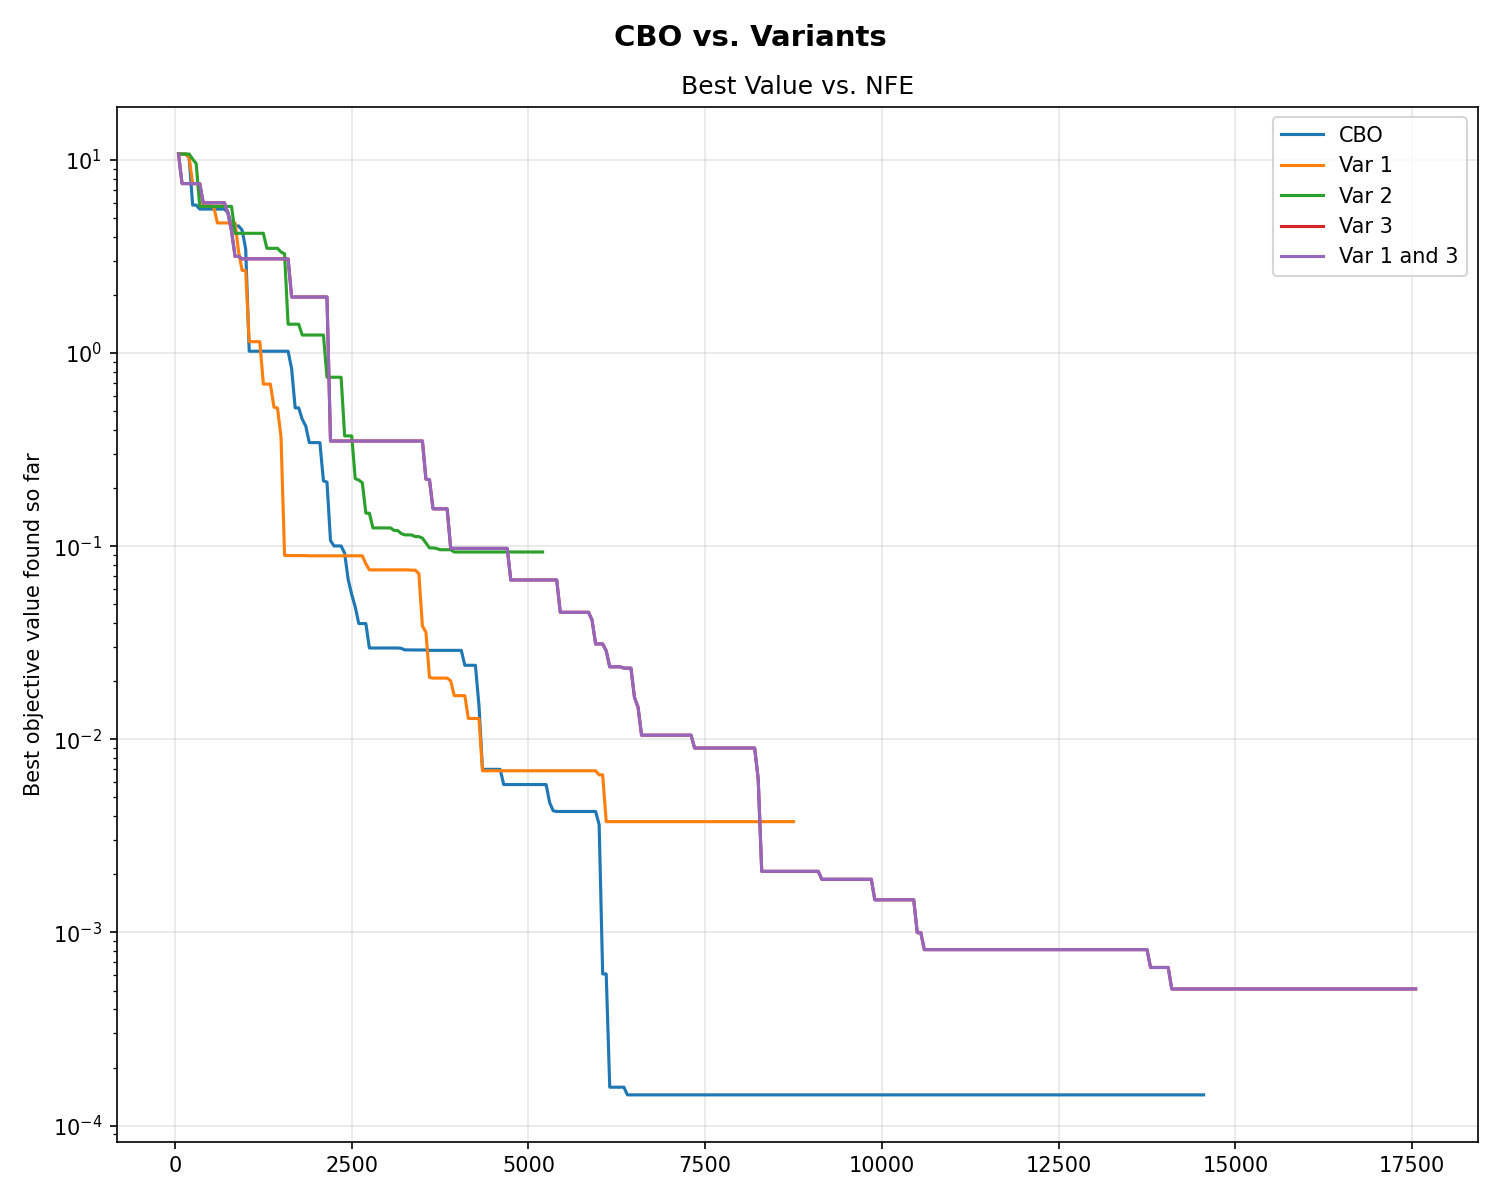

Python code for this plot:
# LAST UPDATED 8/19/2026
import sys
from pathlib import Path
sys.path.append(str(Path(__file__).resolve().parent.parent.parent))

import csv
import numpy as np
import matplotlib.pyplot as plt

from bc_algorithms import ackley, rastrigin, cbo, naive, naive_uniform
from variants_cbo.variant_1 import component_wise_diff
from variants_cbo.variant_2 import common_noise
from variants_cbo.variant_3 import random_mini_batch
from variants_cbo.variant_1and3 import comp_diff_random_batch


def plot(f, d=2, seed=0):

    # BC CBO
    best_x, running_best, consensus_hist, part_hist, obj_val_hist, best_val_hist, var_hist = cbo(f, d=d, seed=seed)
    n_particles = part_hist.shape[1]
    n_iters = len(best_val_hist)
    NFE_cbo = np.arange(1, n_iters+1) * n_particles # each iter costs n_particles evaluations

    # variant 1
    *_, var1_part_hist, _, var1_best_val_hist, var1_var_hist = component_wise_diff(f, d=d, seed=seed)
    n_particles_var1 = part_hist.shape[1]
    n_iters_var1 = len(var1_best_val_hist)
    NFE_var1 = np.arange(1, n_iters_var1+1) * n_particles_var1

    # variant 2
    *_, var2_part_hist, _, var2_best_val_hist, var2_var_hist = common_noise(f, d=d, seed=seed)
    n_particles_var2 = part_hist.shape[1]
    n_iters_var2 = len(var2_best_val_hist)
    NFE_var2 = np.arange(1, n_iters_var2+1) * n_particles_var2

    # variant 3
    *_, var3_part_hist, _, var3_best_val_hist, var3_var_hist = random_mini_batch(f, d=d, seed=seed)
    n_particles_var3 = part_hist.shape[1]
    n_iters_var3 = len(var3_best_val_hist)
    NFE_var3 = np.arange(1, n_iters_var3+1) * n_particles_var3

    # variant 1&3
    *_, var1and3_part_hist, _, var1and3_best_val_hist, var1and3_var_hist = random_mini_batch(f, d=d, seed=seed)
    n_particles_var1and3 = part_hist.shape[1]
    n_iters_var1and3 = len(var1and3_best_val_hist)
    NFE_var1and3 = np.arange(1, n_iters_var1and3+1) * n_particles_var1and3

    """best_x_naive, best_val_naive, x_positions_naive, f_vals_naive, n_evals_naive, var_naive = naive(f, d=d, seed=seed)"""
    # naive has no iterations (draws and evaluates one big independent and identically distributed batch at once)
    # only output of naive is (NFE_total, best_val) point
    # so plot at every possible NFE

    # naive_running_best = np.minimum.accumulate(f_vals_naive)
    # NFE_naive = np.arange(1, len(f_vals_naive)+1)

    # SWARM: every individual evaluation, not just running best
    # use part_hist to get objective values for every particle
    """cbo_swarm_vals = f(part_hist.reshape(-1, d)).reshape(n_iters, n_particles)
    cbo_swarm_NFE = np.repeat(NFE_cbo, n_particles)"""
    # for naive swarm, already have all points
    """naive_swarm_vals = f_vals_naive
    naive_swarm_NFE = NFE_naive"""

    # summary table
    headers = ["Algorithm", "Best Obj Value", "Total NFE", "Final Variance", "Iterations/Samples"]
    rows = [
        ["CBO",   f"{best_val_hist[-1]:.6f}", f"{NFE_cbo[-1]}",   f"{var_hist[-1]:.6f}", f"{n_iters}"],
        # ["Naive", f"{best_val_naive:.6f}",    f"{NFE_naive[-1]}", f"{var_naive:.6f}",    f"{n_evals_naive}"],
        ["Var 1",   f"{var1_best_val_hist[-1]:.6f}", f"{NFE_var1[-1]}",   f"{var1_var_hist[-1]:.6f}", f"{n_iters_var1}"],
        ["Var 2",   f"{var2_best_val_hist[-1]:.6f}", f"{NFE_var2[-1]}",   f"{var2_var_hist[-1]:.6f}", f"{n_iters_var2}"],
        ["Var 3",   f"{var3_best_val_hist[-1]:.6f}", f"{NFE_var3[-1]}",   f"{var3_var_hist[-1]:.6f}", f"{n_iters_var3}"],
        ["Var 1&3",   f"{var1and3_best_val_hist[-1]:.6f}", f"{NFE_var1and3[-1]}",   f"{var1and3_var_hist[-1]:.6f}", f"{n_iters_var1and3}"],
    ]
    col_widths = [max(len(h), *(len(r[i]) for r in rows)) for i, h in enumerate(headers)]

    def fmt_row(vals):
        return " | ".join(v.ljust(w) for v, w in zip(vals, col_widths))

    print(fmt_row(headers))
    print("-+-".join("-" * w for w in col_widths))
    for r in rows:
        print(fmt_row(r))

    with open("cbo_vs_variants_summary.csv", "w", newline="") as fh:
        writer = csv.writer(fh)
        writer.writerow(headers)
        writer.writerows(rows)

    # plot
    fig, (ax1 ) = plt.subplots(1, 1, figsize=(10,8), sharex=True)
    # curve
    ax1.plot(NFE_cbo, best_val_hist, label="CBO")
    ax1.plot(NFE_var1, var1_best_val_hist, label="Var 1")
    ax1.plot(NFE_var2, var2_best_val_hist, label="Var 2")
    ax1.plot(NFE_var3, var3_best_val_hist, label="Var 3")
    ax1.plot(NFE_var1and3, var1and3_best_val_hist, label="Var 1 and 3")
    # ax1.plot(NFE_naive, naive_running_best, label="Naive (random search)")
    ax1.set_yscale("log")
    ax1.set_ylabel("Best objective value found so far")
    ax1.set_title("Best Value vs. NFE")
    ax1.legend()
    ax1.grid(alpha=0.3)
    # scatter
    """ax2.scatter(cbo_swarm_NFE, cbo_swarm_vals.ravel(), s=8, alpha=0.3, label="CBO (all particles)")
    ax2.scatter(naive_swarm_NFE, naive_swarm_vals, s=4, alpha=0.15, label="Naive (all samples)")
    # ax2.set_yscale("log")
    ax2.set_xlabel("NFE"); ax2.set_ylabel("Objective value (every particle evaluation)")
    ax2.set_title("Full Swarm/Sample Spread vs. NFE")
    ax2.legend()
    ax2.grid(alpha=0.3)"""

    fig.suptitle("CBO vs. Variants", fontsize=14, fontweight="bold")
    plt.tight_layout()
    plt.savefig("cbo_vs_variants.png", dpi=150)

def main():
    plot(ackley)

if __name__ == "__main__":
    main()
